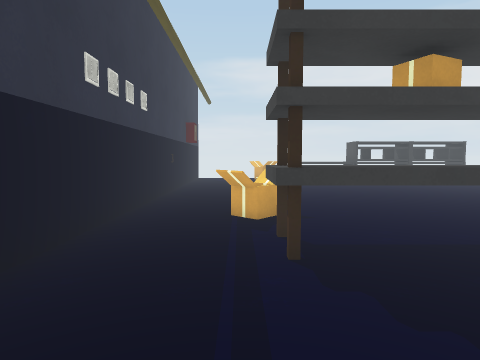
view 1 (above)

19 first-person views from a walk through a 3-D level made in the Unity game engine. The camera is 1.2 m above the floor, tilts 4° down and sees 75° across. The floor is counted in squares, 0.9 m on a side. Each view is taken from the middle of a square. On the plan, view 1 faces up. The plan holds only what a view shows up to about 14 squares ahead; the rest is blank. The place goes on beyond the plan. The player is left out. Door leaves are left out, so doorways stand open.

view 2
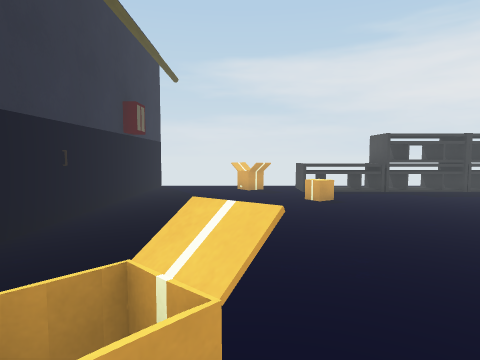

view 3
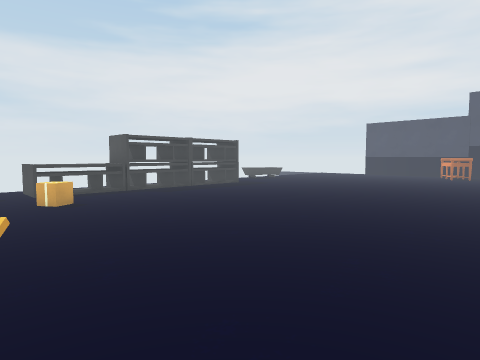

view 4
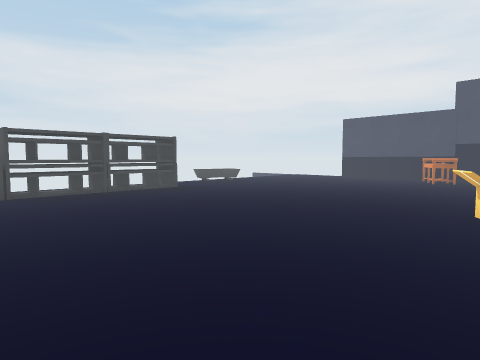

view 5
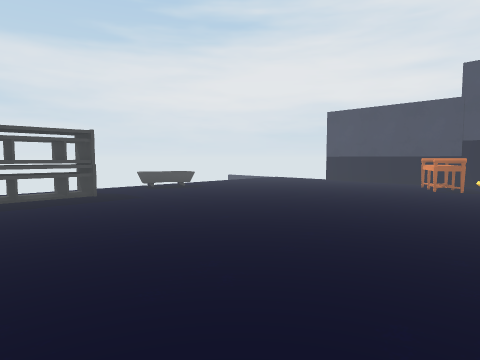

view 6
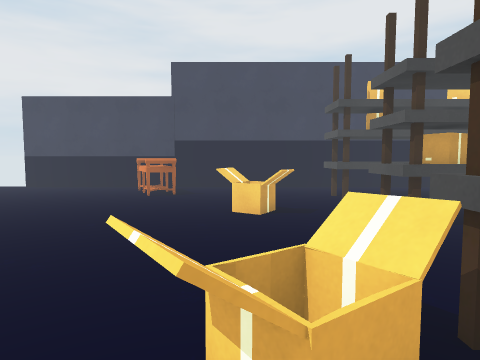

view 7
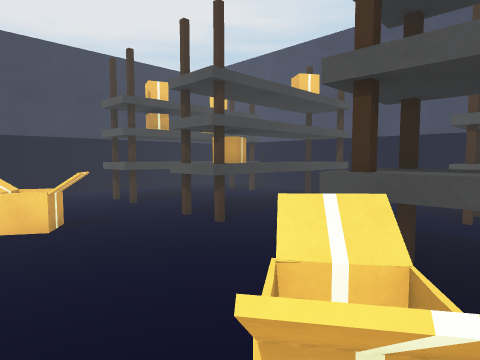

view 8
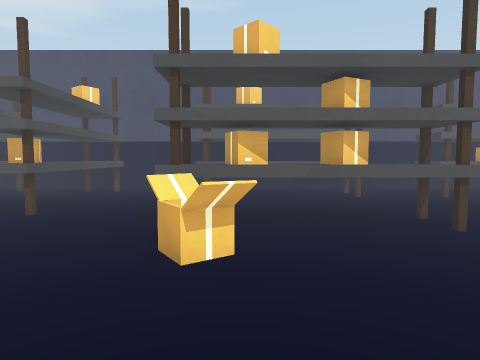

view 9
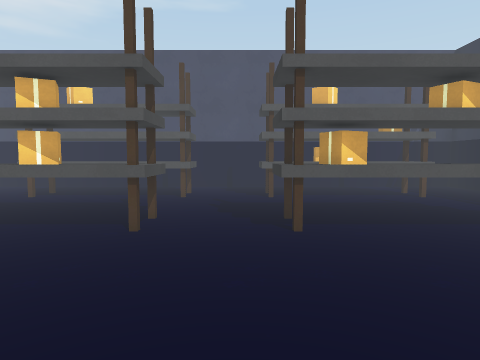

view 10
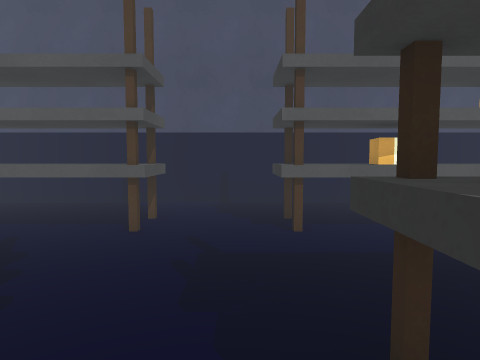

view 11
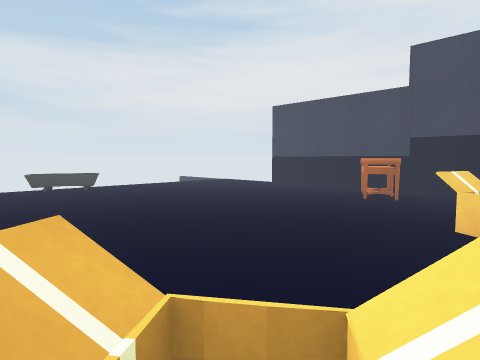

view 12
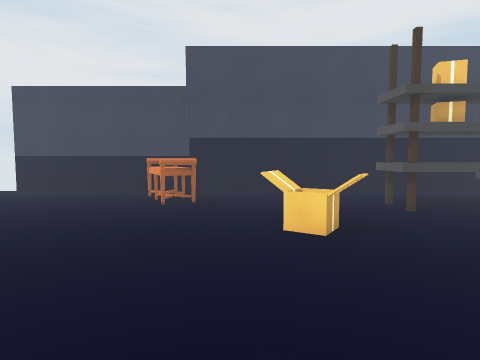

view 13
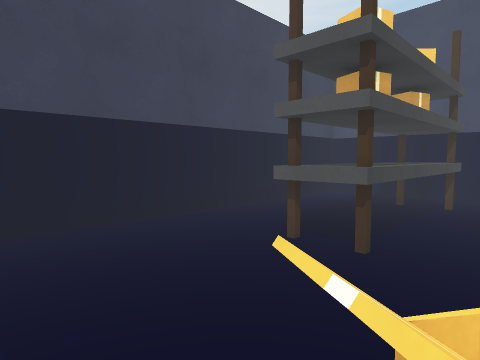

view 14
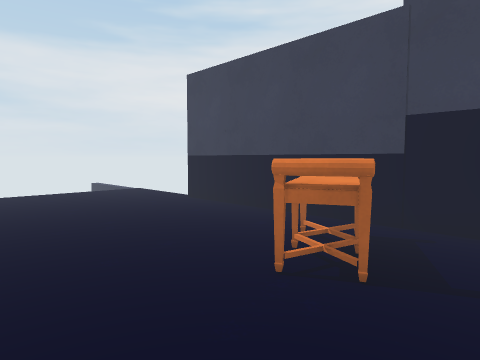

view 15
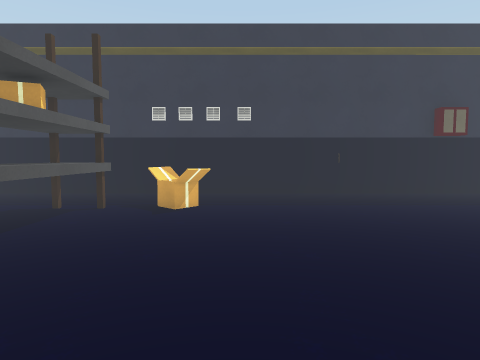

view 16
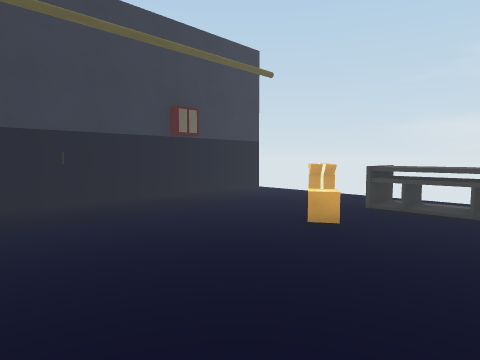

view 17
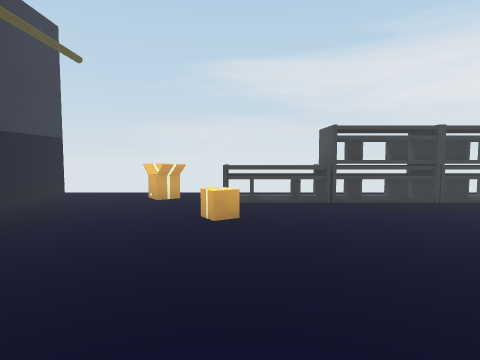

view 18
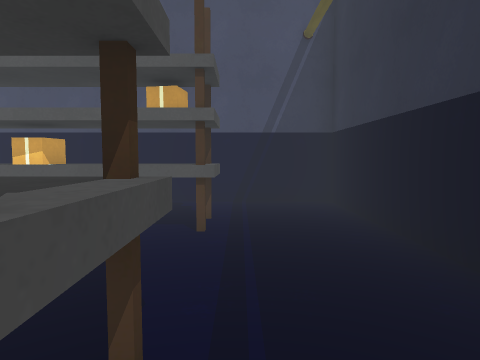

view 19
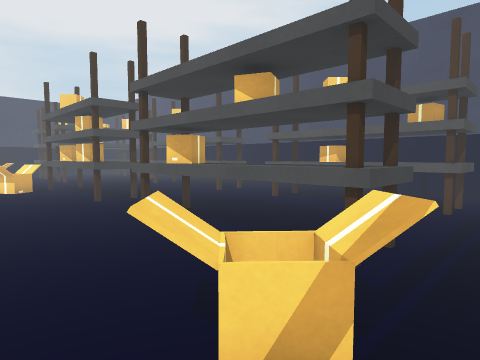

### Floor plan
Key: @ floor where view 1 was taken; # wall or solid block; x gap in a wall; . main floor; - floor 2.5 m lower than the main floor; _ floor 2.75 m lower than the main floor; < floor 3 m lower than the main floor; = window, fence, low wall or low ledge; ^ raised ledge; T thing the floor can be seen under or through; O other object.
Columns run from 3 left of view 1 to 27 right of it. Each row starts with its distance up from view 1.
 21 #                  ==#
 20 #...^..OOOOOOOOOO..===.  .....-
 19 #...=^.OOOOOOOOOO...==........_
 18 #.............................<
 17 #.............................x
 16 #.....=^......................#
 15 #.............................#
 14 #.............................#
 13 #.............................#
 12 #.............................#
 11 #..........................^^.#
 10 #.........................^^^.#
  9 #.............................#
  8 #...^.........................#
  7 #..^............^=.....^......#
  6 #................^....=^......#
  5 #...TTTTTT..TTTTTT............#
  4 #...TTTTTT..T T  T...TT..TT...#
  3 #....................TT..TT...#
  2 #....................TT..TT...#
  1 #....................TT..TT...#
  0 #..@TTTTTT..TTTTTT...T ..TT...#
 -1 #...TT T T..TTTTTT...TT..T ...#
 -2 #....................#T..##...#
 -3 #.............................#
 -4 ###############################

Where each view was taken, in squares from view 1:
view 1: 0 up, 0 right, facing up
view 2: 6 up, 1 right, facing up
view 3: 6 up, 1 right, facing up-right
view 4: 6 up, 5 right, facing up-right
view 5: 7 up, 9 right, facing up-right
view 6: 7 up, 12 right, facing right
view 7: 8 up, 13 right, facing down-right
view 8: 11 up, 13 right, facing down
view 9: 11 up, 7 right, facing down
view 10: 6 up, 7 right, facing down
view 11: 6 up, 13 right, facing up-right
view 12: 8 up, 14 right, facing right
view 13: 8 up, 20 right, facing down-right
view 14: 8 up, 20 right, facing up-right
view 15: 9 up, 9 right, facing left
view 16: 10 up, 7 right, facing up-left
view 17: 9 up, 4 right, facing up
view 18: 6 up, 0 right, facing down
view 19: 9 up, 1 left, facing down-right
